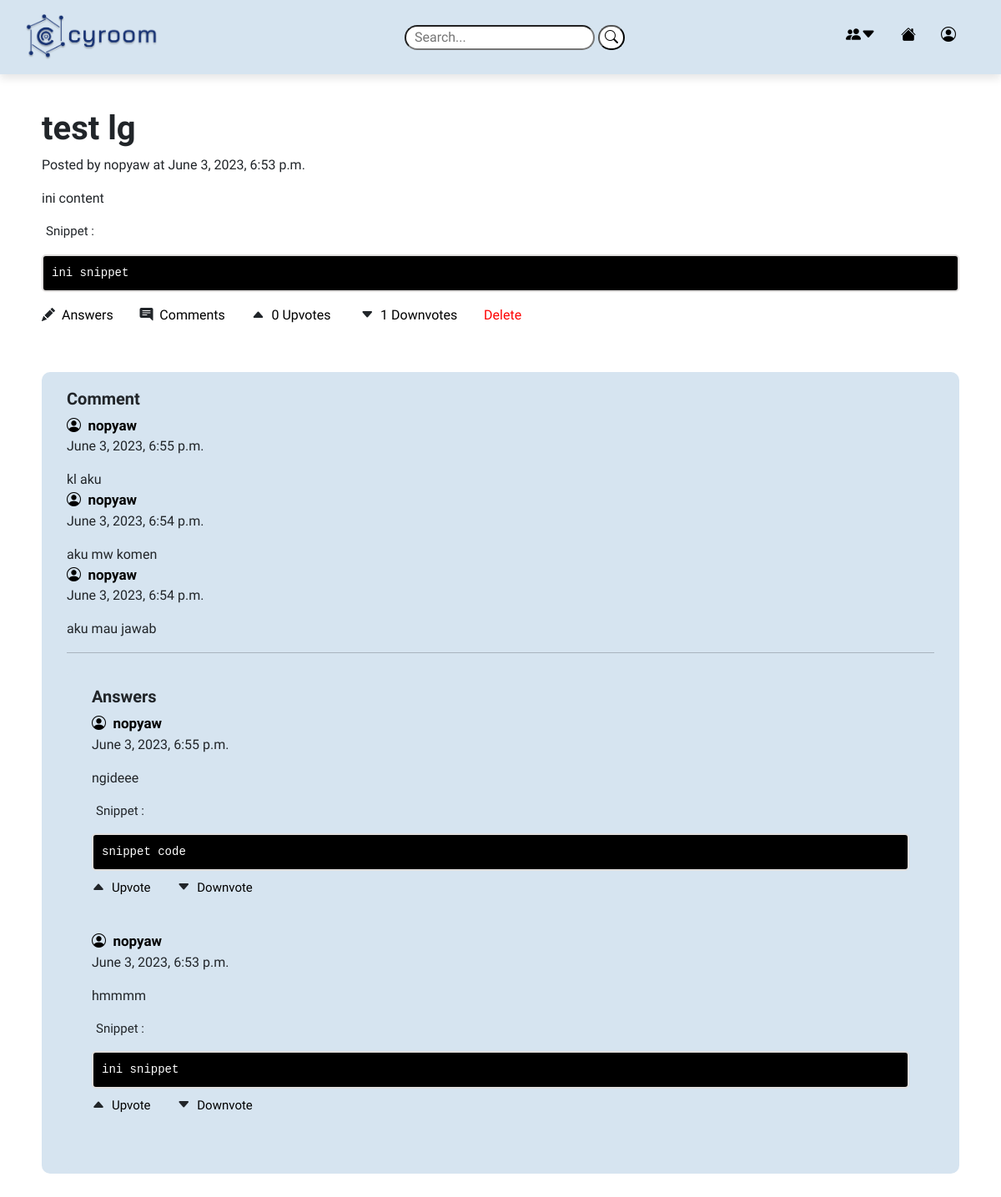
The page /home/questions/23/ on the database its author committed.
### cyroombase/models.py (models this page shows, shortened)
class Question(models.Model):
    author = models.ForeignKey(User, on_delete=models.CASCADE, null=True)
    title = models.CharField(max_length=256)
    content = models.TextField()
    snippet = models.TextField(default=None, blank=True, null=True)
    upvotes = models.IntegerField(default=0)
    upvoted_users = models.ManyToManyField(User, related_name='upvoted_questions')
    downvotes = models.IntegerField(default=0)
    downvoted_users = models.ManyToManyField(User, related_name='downvoted_questions')
    upload_time = models.DateTimeField(default=timezone.now)

class Comment(models.Model):
    author = models.ForeignKey(User, on_delete=models.CASCADE, null=True)
    origin_question = models.ForeignKey(Question, on_delete=models.CASCADE, default='DEFAULT')
    content = models.TextField()
    upload_time = models.DateTimeField(default=timezone.now)

class Answer(models.Model):
    author = models.ForeignKey(User, on_delete=models.CASCADE, null=True)
    origin_question = models.ForeignKey(Question, on_delete=models.CASCADE, default='DEFAULT')
    content = models.TextField()
    snippet = models.TextField(default=None, blank=True, null=True)
    upload_time = models.DateTimeField(default=timezone.now)

### cyroombase/views.py (the view, shortened to what this page needs)
# urls.py: path('questions/<int:pk>/', QuestionDetailView.as_view(), name='question-detail'),
class QuestionDetailView(View):
    def get(self, request, pk, *args, **kwargs):
        question = Question.objects.get(pk=pk)
        self.current_question = question
        comment_form = CommentForm()
        comment = Comment.objects.filter(origin_question=question).order_by('-upload_time')
        answer = Answer.objects.filter(origin_question=question).order_by('-upload_time')
        context = {
            'question': question,
            'form': comment_form,
            'comment': comment,
            'answer': answer,
        }
        return render(request, 'cyroombase/question_detail.html', context)

### cyroombase/forms.py
class CommentForm(forms.ModelForm):
    content = forms.CharField(
        label='',
        widget=forms.Textarea(
            attrs={'rows': '2',
                   'placeholder': 'Write some comments...',
                   'value': 'none',
                   'class': 'form-control mt-1 mb-3',
                   }
        ))
    class Meta:
        model = Comment
        fields = ['content']

### cyroombase/templates/cyroombase/question_detail.html (shortened to what this page needs)
{% extends "base.html" %}
  {% block content %}
  <div class="content-section" style="background-color: white; padding: 130px 50px 30px 50px; text-align: justify; max-height: 100%; max-width:100%">
    <h1 style="font-weight: bold">{{question.title}}</h1>
    <p>Posted by {{question.author}} at {{question.upload_time}}</p>
    <p>{{question.content|linebreaks}}</p>
    {% if question.snippet %}
    <p style="font-size: 15px; padding-left: 5px">Snippet :</p>
    <pre class="content-section code" style="border: 2px solid #e0dedd; border-radius: 5px; background-color: black; padding: 10px; color: white; max-height: 100%; font-family: 'Courier New', Courier, monospace">{{question.snippet}}</pre>
    {% endif %}
    <p type="button" style="max-height: 100%">
      <i class="bi bi-pencil-fill"></i>&nbsp; <a href="{% url 'cyroombase:answer-create' question.id%}" style="text-decoration: none; color: black">Answers</a>&nbsp;&nbsp;&nbsp;&nbsp;&nbsp;&nbsp;&nbsp;
      <i class="bi bi-chat-right-text-fill"></i>&nbsp; <a href="{% url 'cyroombase:comment-create' question.id%}" style="text-decoration: none; color: black">Comments</a>&nbsp;&nbsp;&nbsp;&nbsp;&nbsp;&nbsp;&nbsp;
      <i class="bi bi-caret-up-fill" style="height: 20px"></i>&nbsp; {% comment %} <a href="{% url 'cyroombase:upvote' question.pk %}">{{ question.upvotes }} Upvotes</a>&nbsp;&nbsp;&nbsp;&nbsp;&nbsp;&nbsp;&nbsp; {% endcomment %}
      {% if request.user in question.upvoted_users.all %}
      <a href="{% url 'cyroombase:upvote' question.pk %}" style="text-decoration: none; color: black">{{ question.upvotes }} Upvotes</a>
      {% else %}
      <a href="{% url 'cyroombase:upvote' question.pk %}" style="text-decoration: none; color: black">{{ question.upvotes }} Upvotes</a>
      {% endif %}
      &nbsp;&nbsp;&nbsp;&nbsp;&nbsp;&nbsp;&nbsp; <i class="bi bi-caret-down-fill"></i>&nbsp;  {% if request.user in question.upvoted_users.all %}
      <a href="{% url 'cyroombase:downvote' question.pk %}" style="text-decoration: none; color: black">{{ question.downvotes }} Downvotes</a>
      {% else %}
      <a href="{% url 'cyroombase:downvote' question.pk %}" style="text-decoration: none; color: black">{{ question.downvotes }} Downvotes</a>
      {% endif %}
      &nbsp;&nbsp;&nbsp;&nbsp;&nbsp;&nbsp;&nbsp;<a href="{% url 'cyroombase:question-delete' question.id%}" style="text-decoration: none; color: red">Delete</a>
    </p>
    <p>&nbsp;</p>
    <div class="comment-section mh-300" style="background-color: #d6e4f0; padding: 20px 30px 0px 30px; text-align: justify; border-radius: 10px">
      <h5 style="font-weight: bold">Comment</h5>
      {% for komentar in comment %}
      <div class="comment">
        <a href="{% url 'profile' %}" style="text-decoration: none; color: black; font-weight: bold; font-size: 17px"> <i class="bi bi-person-circle"></i>&nbsp;&nbsp;{{ komentar.author }} </a>
        <p>{{komentar.upload_time}}</p>
        <p class="m-0"  style="padding-bottom:0px">{{komentar.content}}</p>
      </div>
      <div>
        {% empty %}
        <h6 style="padding-bottom:25px;">No one has commented yet</h6>
        {% endfor %}
      </div>
        <hr>
    <div class="answer-section mh-300" style="background-color: #d6e4f0; padding: 20px 30px 30px 30px; text-align: justify; margin-top: 20px; border-radius: 10px">
      <h5 style="font-weight: bold">Answers</h5>
      {% for jawaban in answer %}
      <div class="answer">
        <a href="{% url 'profile' %}" style="text-decoration: none; color: black; font-weight: bold; font-size: 17px"> <i class="bi bi-person-circle"></i>&nbsp;&nbsp;{{ jawaban.author }} </a>
        <p>{{jawaban.upload_time}}</p>
        <p class="my-2">{{jawaban.content|linebreaks}}</p>
        {% if jawaban.snippet %}
        <p style="font-size: 15px; padding-left: 5px">Snippet :</p>
        <pre class="content-section code my-2" style="border: 2px solid #e0dedd; border-radius: 5px; background-color: black; padding: 10px; color: white; max-height: 100%; font-family: 'Courier New', Courier, monospace">
{{jawaban.snippet}}</pre
        >
        {% endif %}
      </div>
      <div>
        <i class="bi bi-caret-up-fill" style="height: 20px"></i>&nbsp; <a href="#" style="text-decoration: none; color: black; font-size: 15px">Upvote</a>&nbsp;&nbsp;&nbsp;&nbsp;&nbsp;&nbsp;&nbsp;
        <i class="bi bi-caret-down-fill"></i>&nbsp; <a href="#" style="text-decoration: none; color: black; font-size: 15px">Downvote</a>&nbsp;&nbsp;&nbsp;&nbsp;&nbsp;&nbsp;&nbsp;
        <p>&nbsp;</p>
      </div>
      {% empty %}
      <h6>No one has posted an answer yet</h6>
      {% endfor %}
    </div>
  </div>
  {% endblock content %}

### templates/base.html (shortened to what this page needs)
{% load static %}
<!DOCTYPE html>
<html lang="en">
  <head>
    <link href="https://cdn.jsdelivr.net/npm/bootstrap@5.0.2/dist/css/bootstrap.min.css" rel="stylesheet" />
    <link rel="stylesheet" href="https://cdn.jsdelivr.net/npm/bootstrap-icons@1.10.4/font/bootstrap-icons.css" />
    <link rel="stylesheet" href="{% static 'base.css' %}" />
  </head>
  <body>
    <header>
      {% load static %}
      <a href="#" class="logo"><img src="{% static 'media/cyroom.png' %}" alt="logo" style="width:45%;"></a>
     <div class="col-md-4" style="display:flex;">
        <form method="GET" action="{% url 'cyroombase:search' %}" style="border-radius:20px; align-items:start;">
          <input type="text" name="query" placeholder="  Search...">
          <button type="submit" style="border-radius:20px; background-color:white;"><i class="bi bi-search"></i></button>
        </form>
      </div>
      <nav class="navbar">
        <ul>
          <li>
            <a href="#"><i class="bi bi-people-fill"></i><i class="bi bi-caret-down-fill"></i></a>
          </li>
          <li>
            <a href="#"><i class="bi bi-house-fill"></i></a>
          </li>
          <li>
            <a href="#"><i class="bi bi-person-circle"></i>&nbsp;&nbsp;{{user.username}}</a>
          </li>
        </ul>
      </nav>
    </header>
    {% block content %} {% endblock content %}
  </body>
</html>

### static/base.css (style rules this page uses)
* { box-sizing: border-box; font-family: 'Bai Jamjuree'; text-decoration: none; }
body { min-height: 100%; background-color: #081f37; font-family: 'bai jamuree'; }
.col-md-4 input { border-radius: 20px; text-decoration: none; }
header { top: 0; left: 0; right: 0; display: flex; z-index: 1000; position: fixed; padding: 0px 30px; align-items: center; background: #d6e4f0; justify-content: space-between; box-shadow: 0 5px 10px rgba(0, 0, 0, 0.1); }
header .navbar { text-decoration: none; }
header .logo { margin-left: 0; padding-left: 0; }
header .navbar ul { list-style: none; }
header .navbar ul li { float: left; position: relative; }
header .navbar ul li a { color: black; display: block; font-size: 18px; padding: 10px 15px; margin-top: 10px; text-decoration: none; }

### rows shown on the page
Question: title "test lg", author "nopyaw", upload_time "June 3, 2023, 6:53 p.m.", content "ini content", snippet "ini snippet", upvotes "0", downvotes "1"
Comment: author "nopyaw", upload_time "June 3, 2023, 6:55 p.m.", content "kl aku"
Comment: author "nopyaw", upload_time "June 3, 2023, 6:54 p.m.", content "aku mw komen"
Comment: author "nopyaw", upload_time "June 3, 2023, 6:54 p.m.", content "aku mau jawab"
Answer: author "nopyaw", upload_time "June 3, 2023, 6:55 p.m.", content "ngideee", snippet "snippet code"
Answer: author "nopyaw", upload_time "June 3, 2023, 6:53 p.m.", content "hmmmm", snippet "ini snippet"
